Frame 1 (no input): blank canvas, image omitted
Frame 60 (the mouse pressed at the canvas centre just before this capture): blank canvas, image omitted
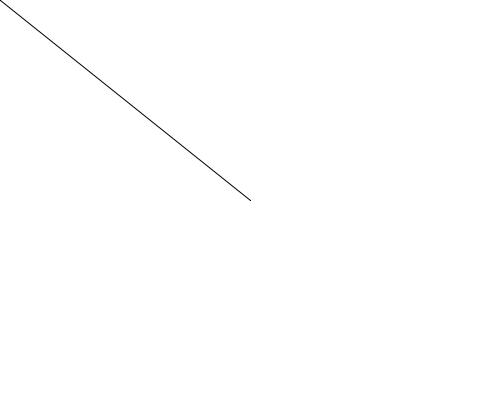
Frame 120 (the mouse held since frame 60 and released just before this capture)

The Processing sketch whose frames 1 and 60 were blank and that drew this single picture after the mouse press (run headless with seeded random() and noise(); from frame 60 on, the mouse is pressed at the canvas centre):

// Processing sketch: simpleDrawer
// ── simpleDrawer.pde
void setup() {
  size(500, 400); // arguments in soze determing width and height variables
  background(255);
  println("program started");
}


void draw() {
  line(mouseX, mouseY, pmouseX, pmouseY);  // draw a line from mouxeX/Y to prev mouseX/Y
  println("mouse x position : " + mouseX + ", mouse y pos : " + mouseY); // print diagostic info
}
